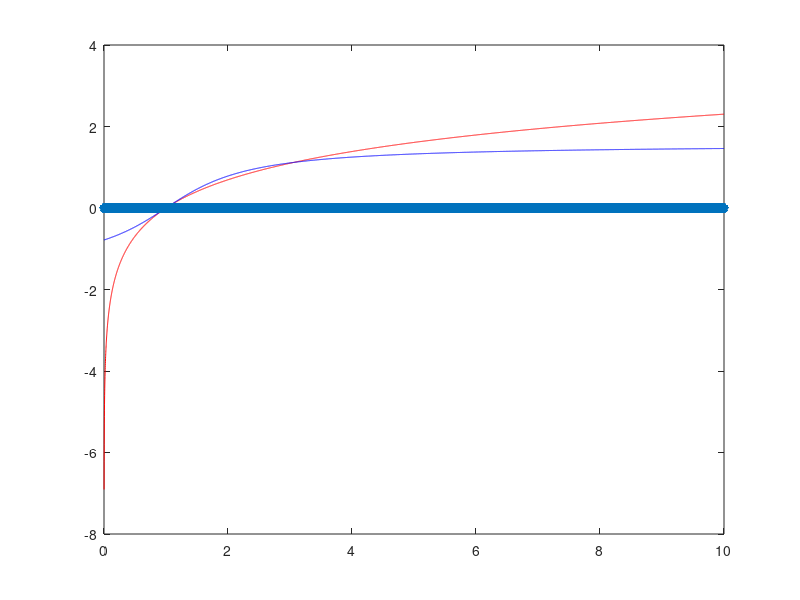

Source code (MATLAB):
%Due funzioni che si incontrano
x=linspace(0,10,10000);
y1=log(x);
y2=atan(x-1);
y3=0*x;
figure
plot(x,y1,'r',x,y2,'b',x,y3,'p','linewidth',2);
